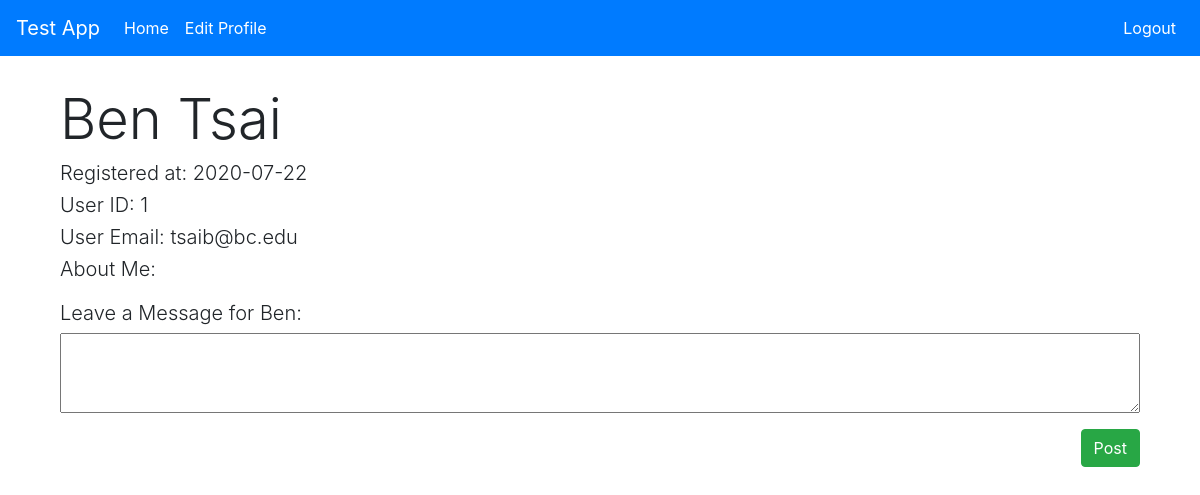
/users/show/1, run on an earlier commit of the app's database.
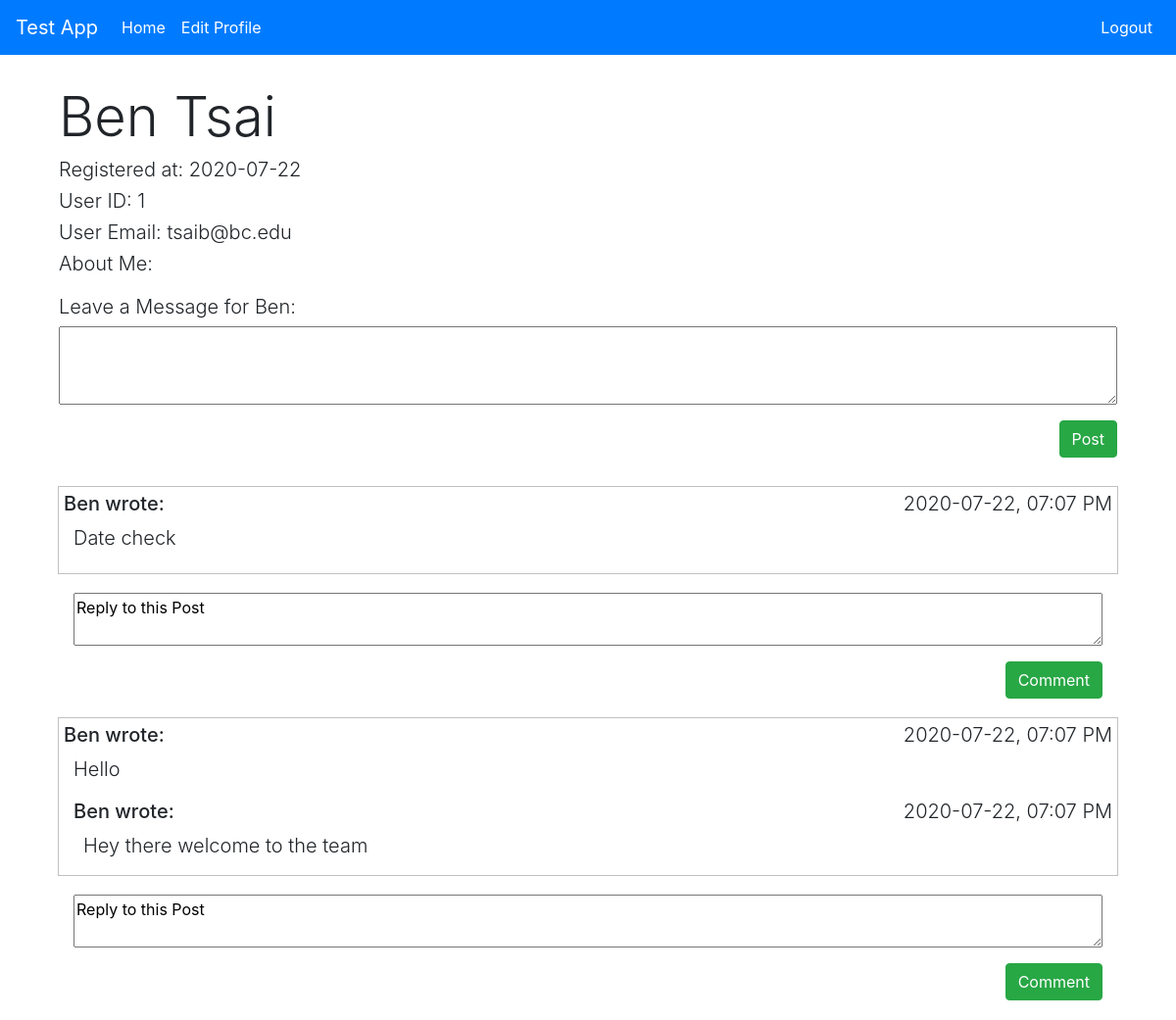
And on a later commit of the database.
### users/models.py (models this page shows)
class Post(models.Model):
    content = models.TextField()
    poster = models.ForeignKey(User, related_name="posts_made", on_delete = models.CASCADE)
    receiver = models.ForeignKey(User, related_name="posts_on_wall", on_delete = models.CASCADE)
    created_at = models.DateTimeField(auto_now_add=True)
    updated_at = models.DateTimeField(auto_now =True)

class Comment(models.Model):
    content = models.TextField()
    user = models.ForeignKey(User, related_name="comments", on_delete = models.CASCADE)
    post = models.ForeignKey(Post, related_name="comments", on_delete = models.CASCADE)
    created_at = models.DateTimeField(auto_now_add=True)
    updated_at = models.DateTimeField(auto_now=True)

### login/models.py (models this page shows)
class User(models.Model):
    first_name = models.CharField(max_length = 255)
    last_name = models.CharField(max_length = 255)
    email = models.CharField(max_length = 255)
    user_level = models.IntegerField()
    password = models.CharField(max_length = 255)
    desc = models.TextField(blank=True)
    created_at = models.DateTimeField(auto_now_add=True)
    updated_at = models.DateTimeField(auto_now=True)
    objects = UserManager()

### users/views.py (the view)
# urls.py: path('/show/<int:num>', views.show_user),
def show_user(request, num):
    context = {
        'user':User.objects.get(id = num)
    }
    return render(request, 'show_user.html', context)

### users/templates/show_user.html (shortened to what this page needs)
<!DOCTYPE html>
<html lang="en">
    <head>
        <link rel="stylesheet" href="https://stackpath.bootstrapcdn.com/bootstrap/4.5.0/css/bootstrap.min.css">
    </head>
    <body>
        <nav class="navbar navbar-expand-lg navbar-dark bg-primary">
            <a class="navbar-brand" href="#">Test App</a>
            <div class="collapse navbar-collapse " id="navbarNav">
                <ul class="navbar-nav">
                    <li class="nav-item active">
                      <a class="nav-link" href="http://localhost:8000/dashboard">Home <span class="sr-only">(current)</span></a>
                    </li>
                    <li class="nav-item active">
                        <a class="nav-link" href="http://localhost:8000/users/edit">Edit Profile <span class="sr-only">(current)</span></a>
                    </li>
                </ul>
              <ul class="navbar-nav ml-auto">
                <li class="nav-item active">
                  <a class="nav-link" href="http://localhost:8000/logout">Logout<span class="sr-only">(current)</span></a>
                </li>
              </ul>
            </div>
        </nav>
        <div class = "container" style = "padding: 30px">
            <h1 class = "display-4">{{user.first_name}} {{user.last_name}}</h1>
            <h3 class = "lead">Registered at: {{user.created_at| date:'Y-m-d'}}</h3>
            <h3 class = "lead">User ID: {{user.id}}</h3>
            <h3 class = "lead">User Email: {{user.email}}</h3>
            <h3 class = "lead">About Me: {{user.desc}}</h3>
            <h3 class = "lead" style="margin-top: 20px;">Leave a Message for {{user.first_name}}:</h3>
            <form action="http://localhost:8000/users/{{user.id}}/post" method = "POST">
                <textarea style = "width: 100%; height: 5em;" name="post"></textarea>
                <button class = "btn btn-success ml-auto" style = "display:block; margin-top: 10px;">Post</button>
            </form>
        </div>
        <div class = "container" style = "padding: 0px 30px; ">
            {% for post in user.posts_on_wall.all reversed %}
            <div class = "container" style = "outline: 1px solid silver; padding: 5px; margin-bottom: 20px;">
                <div style = "display: flex;">
                    <h3 class = "h5">{{post.poster.first_name}} wrote: </h3>
                    <h3 class = "lead ml-auto">{{post.created_at|date:'Y-m-d, h:m A'}}</h3>
                </div>
                <p class = "lead" style="margin-left: 10px;">{{post.content}}</p>
                {% for comment in post.comments.all %}
                <div style = "display: flex; margin-left: 10px;">
                    <h3 class = "h5">{{comment.user.first_name}} wrote: </h3>
                    <h3 class = "lead ml-auto">{{comment.created_at|date:'Y-m-d, h:m A'}}</h3>
                </div>
                <p class = "lead" style="margin-left: 20px; margin-bottom: 10px;">{{comment.content}}</p>
                {% endfor %}
            </div>
            <div class = "container">
                <form action="http://localhost:8000/users/{{user.id}}/{{post.id}}/comment" method="POST">
                    <textarea name="comment" style="width: 100%;">Reply to this Post</textarea>
                    <button class = "btn btn-success ml-auto" style = "display: block; margin-top: 10px; margin-bottom: 20px;">Comment</button>
                </form>
            </div>
            {% endfor %}
        </div>
    </body>
</html>

What changed in the data, as far as the page shows it:
added Post: poster.first_name "Ben", created_at "2020-07-22, 07:07 PM", content "Date check"
added Post: poster.first_name "Ben", created_at "2020-07-22, 07:07 PM", content "Hello"
added Comment: user.first_name "Ben", created_at "2020-07-22, 07:07 PM", content "Hey there welcome to the team"
